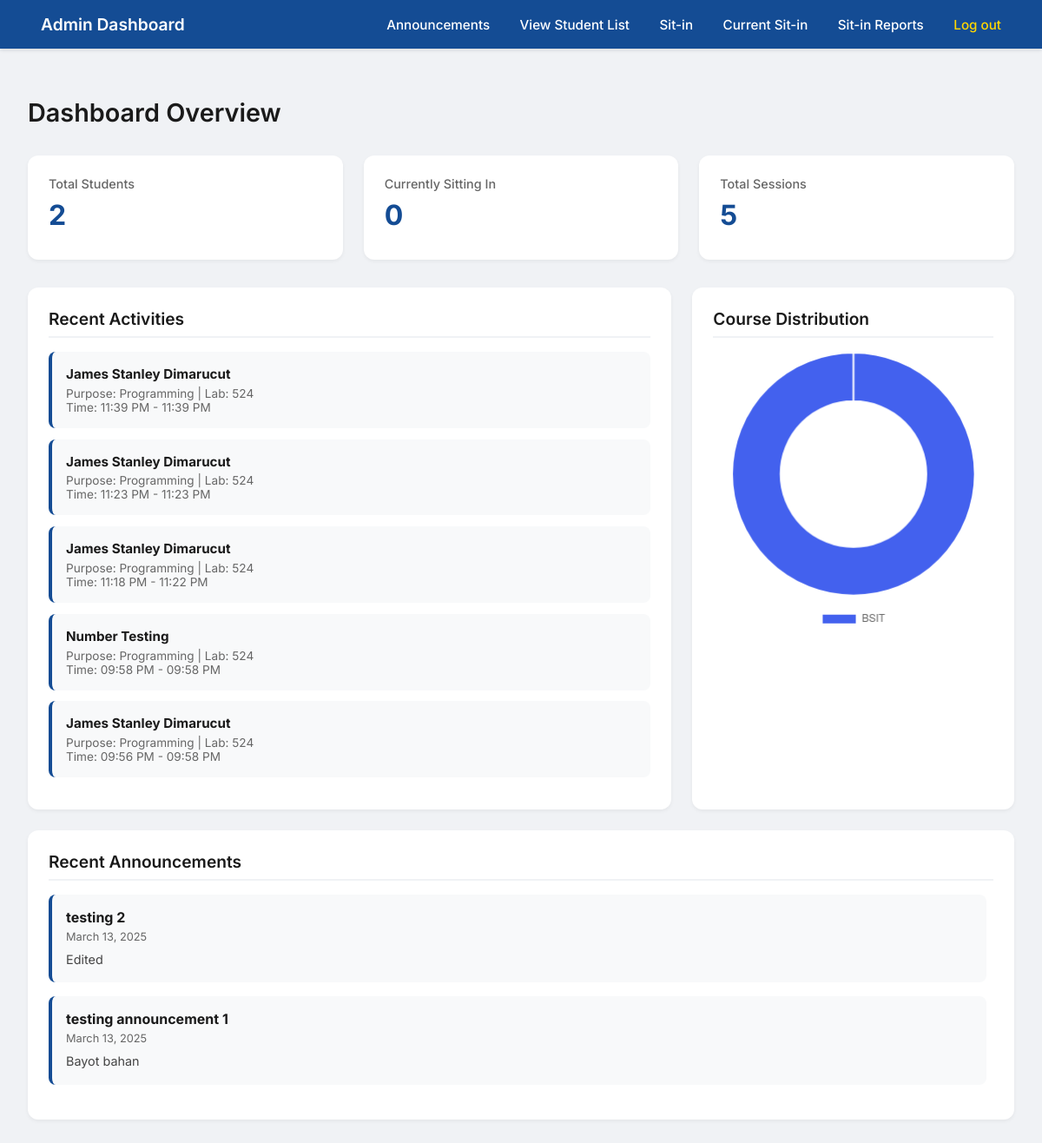
Before: /admin_dashboard.php (signed in) with the older database file.
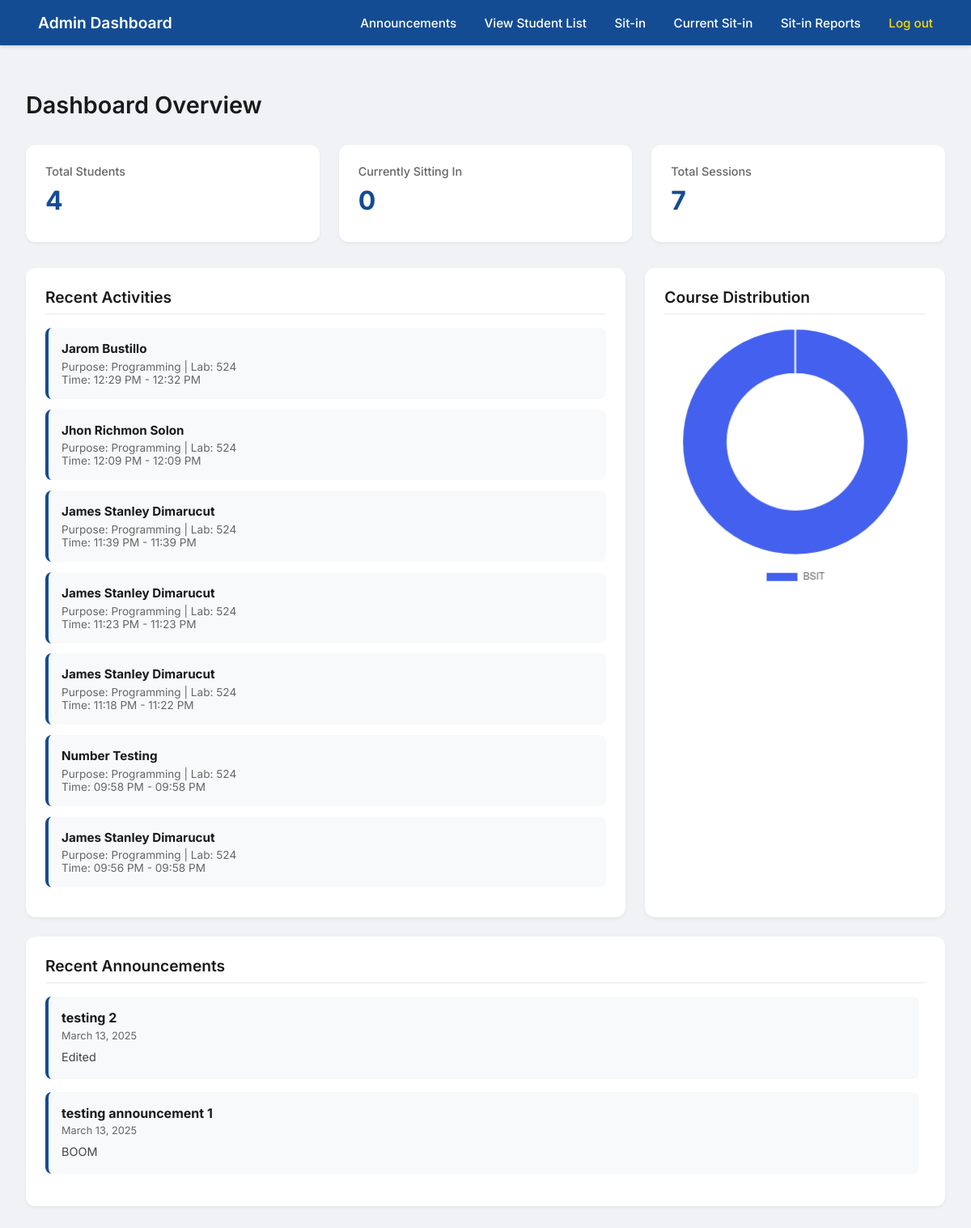
After: the same page with the newer database file.
### tables this page shows
CREATE TABLE `announcements` (
  `id` int(11) NOT NULL,
  `title` varchar(255) NOT NULL,
  `content` text NOT NULL,
  `admin_username` varchar(50) NOT NULL,
  `date_posted` timestamp NOT NULL DEFAULT current_timestamp()
);

### admin_dashboard.php (the view, shortened to what the changed rows need)
<?php
include("db.php");
$total_students_query = "SELECT COUNT(*) as total FROM register WHERE USERNAME != 'admin'";
$total_result = mysqli_query($con, $total_students_query);
$total_students = mysqli_fetch_assoc($total_result)['total'];
$total_sitin_query = "SELECT COUNT(*) as total
                      FROM sit_in_records
                      WHERE time_out IS NOT NULL";
$total_sitin_result = mysqli_query($con, $total_sitin_query);
$total_sitin = mysqli_fetch_assoc($total_sitin_result)['total'];
$course_stats_query = "SELECT COURSE, COUNT(*) as count FROM register WHERE USERNAME != 'admin' GROUP BY COURSE";
$course_stats_result = mysqli_query($con, $course_stats_query);
$course_labels = [];
$course_counts = [];
while($row = mysqli_fetch_assoc($course_stats_result)) {
    $course_labels[] = $row['COURSE'];
    $course_counts[] = $row['count'];
}
$recent_activity_query = "SELECT
    s.student_id,
    CONCAT(r.FIRSTNAME, ' ', r.LASTNAME) as student_name,
    s.purpose,
    s.lab,
    DATE_FORMAT(s.time_in, '%h:%i %p') as time_in,
    DATE_FORMAT(s.time_out, '%h:%i %p') as time_out,
    s.date
FROM sit_in_records s
JOIN register r ON s.student_id = r.IDNO
ORDER BY s.date DESC, s.time_in DESC
LIMIT 10";
$recent_activity_result = mysqli_query($con, $recent_activity_query);
$announcement_query = "SELECT title, content, date_posted FROM announcements ORDER BY date_posted DESC LIMIT 5";
$announcement_result = mysqli_query($con, $announcement_query);
?>
<!DOCTYPE html>
<html lang="en">
<head>
</head>
<body>
    <div class="main-container">
        <div class="dashboard-header">
            <h1>Dashboard Overview</h1>
        </div>
        <div class="stats-container">
            <div class="stat-card">
                <div class="stat-label">Total Students</div>
                <div class="stat-value"><?php echo $total_students; ?></div>
            </div>
            <div class="stat-card">
                <div class="stat-label">Total Sessions</div>
                <div class="stat-value"><?php echo $total_sitin; ?></div>
            </div>
        </div>
        <div class="dashboard-grid">
            <div class="card">
                <h2>Recent Activities</h2>
                <div class="recent-activity">
                    <?php while ($activity = mysqli_fetch_assoc($recent_activity_result)) { ?>
                        <div class="activity-item">
                            <h3><?php echo htmlspecialchars($activity["student_name"]); ?></h3>
                            <p>
                                Purpose: <?php echo htmlspecialchars($activity["purpose"]); ?> |
                                Lab: <?php echo htmlspecialchars($activity["lab"]); ?><br>
                                Time: <?php echo $activity["time_in"]; ?> - <?php echo $activity["time_out"] ? $activity["time_out"] : 'Ongoing'; ?>
                            </p>
                        </div>
                    <?php } ?>
                </div>
            </div>
            <div class="card">
                <h2>Course Distribution</h2>
            </div>
        </div>
        <div class="card" style="margin-top: 1.5rem;">
            <h2>Recent Announcements</h2>
            <div class="announcement-list">
                <?php while ($announcement = mysqli_fetch_assoc($announcement_result)) { ?>
                    <div class="announcement">
                        <strong><?php echo htmlspecialchars($announcement["title"]); ?></strong>
                        <small><?php echo date("F j, Y", strtotime($announcement["date_posted"])); ?></small>
                        <p><?php echo nl2br(htmlspecialchars($announcement["content"])); ?></p>
                    </div>
                <?php } ?>
            </div>
        </div>
    </div>
    <script>
        const ctx = document.getElementById('courseChart').getContext('2d');
        new Chart(ctx, {
            type: 'doughnut',
            data: {
                labels: <?php echo json_encode($course_labels); ?>,
                datasets: [{
                    data: <?php echo json_encode($course_counts); ?>,
                    backgroundColor: [
                        '#4361ee',
                        '#3a0ca3',
                        '#7209b7',
                        '#f72585',
                        '#4cc9f0'
                    ],
                    borderWidth: 2
                }]
            },
            options: {
                responsive: true,
                maintainAspectRatio: true,
                plugins: {
                    legend: {
                        position: 'bottom',
                        labels: {
                            padding: 20,
                            font: {
                                size: 12
                            }
                        }
                    }
                },
                cutout: '60%'
            }
        });
    </script>
</body>
</html>

Changed rows visible on the page:
changed announcements "testing announcement 1": content "Bayot bahan" → "BOOM"
Other visible differences:
$total_students: "2" → "4"
$total_sitin: "5" → "7"
new list line: "Jarom Bustillo Purpose: Programming | Lab: 524 Time: 12:29 PM - 12:32 PM"
new list line: "Jhon Richmon Solon Purpose: Programming | Lab: 524 Time: 12:09 PM - 12:09 PM"
